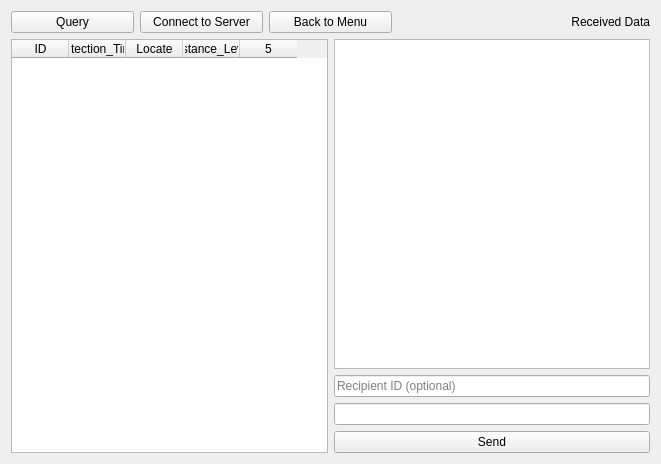
<?xml version="1.0" encoding="UTF-8"?>
<ui version="4.0">
 <class>Tab1Data</class>
 <widget class="QWidget" name="Tab1Data">
  <property name="geometry">
   <rect>
    <x>0</x>
    <y>0</y>
    <width>661</width>
    <height>464</height>
   </rect>
  </property>
  <property name="windowTitle">
   <string>Form</string>
  </property>
  <layout class="QVBoxLayout" name="verticalLayout">
   <item>
    <layout class="QHBoxLayout" name="horizontalLayout">
     <item>
      <widget class="QPushButton" name="pPBQuery">
       <property name="text">
        <string>Query</string>
       </property>
      </widget>
     </item>
     <item>
      <widget class="QPushButton" name="pPBServerConnect">
       <property name="text">
        <string>Connect to Server</string>
       </property>
       <property name="checkable">
        <bool>true</bool>
       </property>
      </widget>
     </item>
     <item>
      <widget class="QPushButton" name="pPBMenu">
       <property name="text">
        <string>Back to Menu</string>
       </property>
      </widget>
     </item>
     <item>
      <widget class="QWidget" name="widget" native="true"/>
     </item>
     <item>
      <widget class="QLabel" name="DBchart">
       <property name="text">
        <string>Received Data</string>
       </property>
       <property name="alignment">
        <set>Qt::AlignRight|Qt::AlignTrailing|Qt::AlignVCenter</set>
       </property>
      </widget>
     </item>
    </layout>
   </item>
   <item>
    <layout class="QHBoxLayout" name="horizontalLayout_2" stretch="5,5">
     <item>
      <widget class="QTableWidget" name="pDBTable">
       <property name="rowCount">
        <number>0</number>
       </property>
       <property name="columnCount">
        <number>5</number>
       </property>
       <attribute name="horizontalHeaderDefaultSectionSize">
        <number>57</number>
       </attribute>
       <column>
        <property name="text">
         <string>ID</string>
        </property>
       </column>
       <column>
        <property name="text">
         <string>Detection_Time</string>
        </property>
       </column>
       <column>
        <property name="text">
         <string>Locate</string>
        </property>
       </column>
       <column>
        <property name="text">
         <string>Distance_Level</string>
        </property>
       </column>
       <column/>
      </widget>
     </item>
     <item>
      <layout class="QVBoxLayout" name="verticalLayout_2" stretch="1,0,0,0">
       <item>
        <layout class="QHBoxLayout" name="horizontalLayout_3" stretch="0">
         <item>
          <widget class="QTextEdit" name="pTErecvdata"/>
         </item>
        </layout>
       </item>
       <item>
        <widget class="QLineEdit" name="pLErecvid">
         <property name="placeholderText">
          <string>Recipient ID (optional)</string>
         </property>
        </widget>
       </item>
       <item>
        <widget class="QLineEdit" name="pLEsendData"/>
       </item>
       <item>
        <widget class="QPushButton" name="pPBSend">
         <property name="text">
          <string>Send</string>
         </property>
        </widget>
       </item>
      </layout>
     </item>
    </layout>
   </item>
  </layout>
 </widget>
 <resources/>
 <connections/>
</ui>
